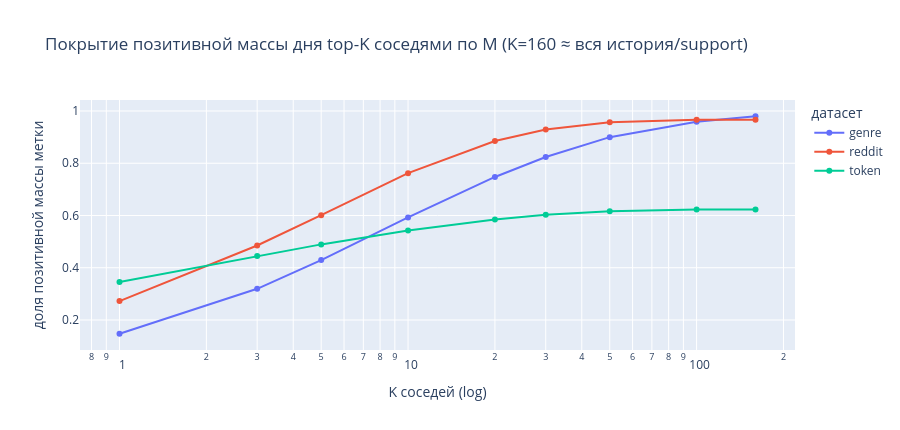
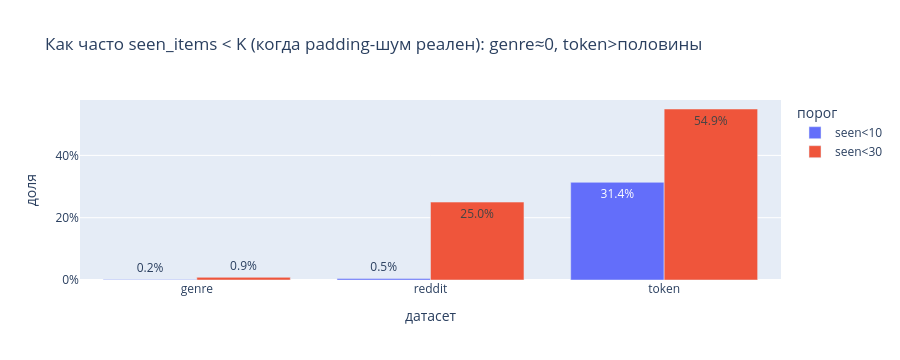

Notebook code for these charts, in order:
### Code cell
# Кросс-датасетные кривые покрытия + частота padding (seen<K)
Kcuts = [1, 3, 5, 10, 20, 30, 50, 100]
long = []
for nm, cv in cov.items():
    sh = nm.replace("tgbn-", "")
    for k in Kcuts:
        long.append((sh, k, cv[f"pm@{k}"].mean()))
    long.append((sh, 160, cv["posmass_support"].mean()))   # асимптота = вся история (support)
lf = pl.DataFrame(long, schema=["датасет", "K", "posmass"], orient="row").to_pandas()
fig = px.line(lf, x="K", y="posmass", color="датасет", markers=True, log_x=True,
              title="Покрытие позитивной массы дня top-K соседями по M (K=160 ≈ вся история/support)",
              labels={"posmass": "доля позитивной массы метки", "K": "K соседей (log)"})
fig.update_layout(height=430)
fig.show()

pad = pl.DataFrame({"датасет": ["genre", "reddit", "token"],
                    "seen<10": [(cov[f"tgbn-{n}"]["seen"] < 10).mean() for n in ["genre", "reddit", "token"]],
                    "seen<30": [(cov[f"tgbn-{n}"]["seen"] < 30).mean() for n in ["genre", "reddit", "token"]]})
fig2 = px.bar(pad.to_pandas().melt(id_vars="датасет", var_name="порог", value_name="доля"),
              x="датасет", y="доля", color="порог", barmode="group", text_auto=".1%",
              title="Как часто seen_items < K (когда padding-шум реален): genre≈0, token>половины")
fig2.update_layout(height=360, yaxis_tickformat=".0%")
fig2.show()
print("posmass_support (потолок достижимого отбором соседей):",
      {n: round(cov[f"tgbn-{n}"]["posmass_support"].mean(), 3) for n in ["genre", "reddit", "token"]})

### Figure 1 — Plotly figure (JSON) as saved in the notebook; plotly's stock layout.template omitted (floating-point values rounded to 4 significant figures)
{"data": [{"hovertemplate": "датасет=genre<br>K соседей (log)=%{x}<br>доля позитивной массы метки=%{y}<extra></extra>", "legendgroup": "genre", "line": {"color": "#636efa", "dash": "solid"}, "marker": {"symbol": "circle"}, "mode": "lines+markers", "name": "genre", "orientation": "v", "showlegend": true, "type": "scatter", "x": [1, 3, 5, 10, 20, 30, 50, 100, 160], "xaxis": "x", "y": [0.1473, 0.3194, 0.4295, 0.5927, 0.7475, 0.8237, 0.8999, 0.959, 0.9799], "yaxis": "y"}, {"hovertemplate": "датасет=reddit<br>K соседей (log)=%{x}<br>доля позитивной массы метки=%{y}<extra></extra>", "legendgroup": "reddit", "line": {"color": "#EF553B", "dash": "solid"}, "marker": {"symbol": "circle"}, "mode": "lines+markers", "name": "reddit", "orientation": "v", "showlegend": true, "type": "scatter", "x": [1, 3, 5, 10, 20, 30, 50, 100, 160], "xaxis": "x", "y": [0.2724, 0.4852, 0.601, 0.762, 0.8851, 0.9292, 0.9573, 0.9661, 0.9665], "yaxis": "y"}, {"hovertemplate": "датасет=token<br>K соседей (log)=%{x}<br>доля позитивной массы метки=%{y}<extra></extra>", "legendgroup": "token", "line": {"color": "#00cc96", "dash": "solid"}, "marker": {"symbol": "circle"}, "mode": "lines+markers", "name": "token", "orientation": "v", "showlegend": true, "type": "scatter", "x": [1, 3, 5, 10, 20, 30, 50, 100, 160], "xaxis": "x", "y": [0.345, 0.4454, 0.4894, 0.5427, 0.5849, 0.6029, 0.6165, 0.6228, 0.6234], "yaxis": "y"}], "layout": {"height": 430, "legend": {"title": {"text": "датасет"}, "tracegroupgap": 0}, "title": {"text": "Покрытие позитивной массы дня top-K соседями по M (K=160 ≈ вся история/support)"}, "xaxis": {"anchor": "y", "domain": [0, 1], "title": {"text": "K соседей (log)"}, "type": "log"}, "yaxis": {"anchor": "x", "domain": [0, 1], "title": {"text": "доля позитивной массы метки"}}}}

### Figure 2 — Plotly figure (JSON) as saved in the notebook; plotly's stock layout.template omitted (floating-point values rounded to 4 significant figures)
{"data": [{"alignmentgroup": "True", "hovertemplate": "порог=seen<10<br>датасет=%{x}<br>доля=%{y}<extra></extra>", "legendgroup": "seen<10", "marker": {"color": "#636efa", "pattern": {"shape": ""}}, "name": "seen<10", "offsetgroup": "seen<10", "orientation": "v", "showlegend": true, "textposition": "auto", "texttemplate": "%{y:.1%}", "type": "bar", "x": ["genre", "reddit", "token"], "xaxis": "x", "y": [0.00168, 0.004857, 0.3135], "yaxis": "y"}, {"alignmentgroup": "True", "hovertemplate": "порог=seen<30<br>датасет=%{x}<br>доля=%{y}<extra></extra>", "legendgroup": "seen<30", "marker": {"color": "#EF553B", "pattern": {"shape": ""}}, "name": "seen<30", "offsetgroup": "seen<30", "orientation": "v", "showlegend": true, "textposition": "auto", "texttemplate": "%{y:.1%}", "type": "bar", "x": ["genre", "reddit", "token"], "xaxis": "x", "y": [0.008522, 0.2501, 0.5489], "yaxis": "y"}], "layout": {"barmode": "group", "height": 360, "legend": {"title": {"text": "порог"}, "tracegroupgap": 0}, "title": {"text": "Как часто seen_items < K (когда padding-шум реален): genre≈0, token>половины"}, "xaxis": {"anchor": "y", "domain": [0, 1], "title": {"text": "датасет"}}, "yaxis": {"anchor": "x", "domain": [0, 1], "tickformat": ".0%", "title": {"text": "доля"}}}}
